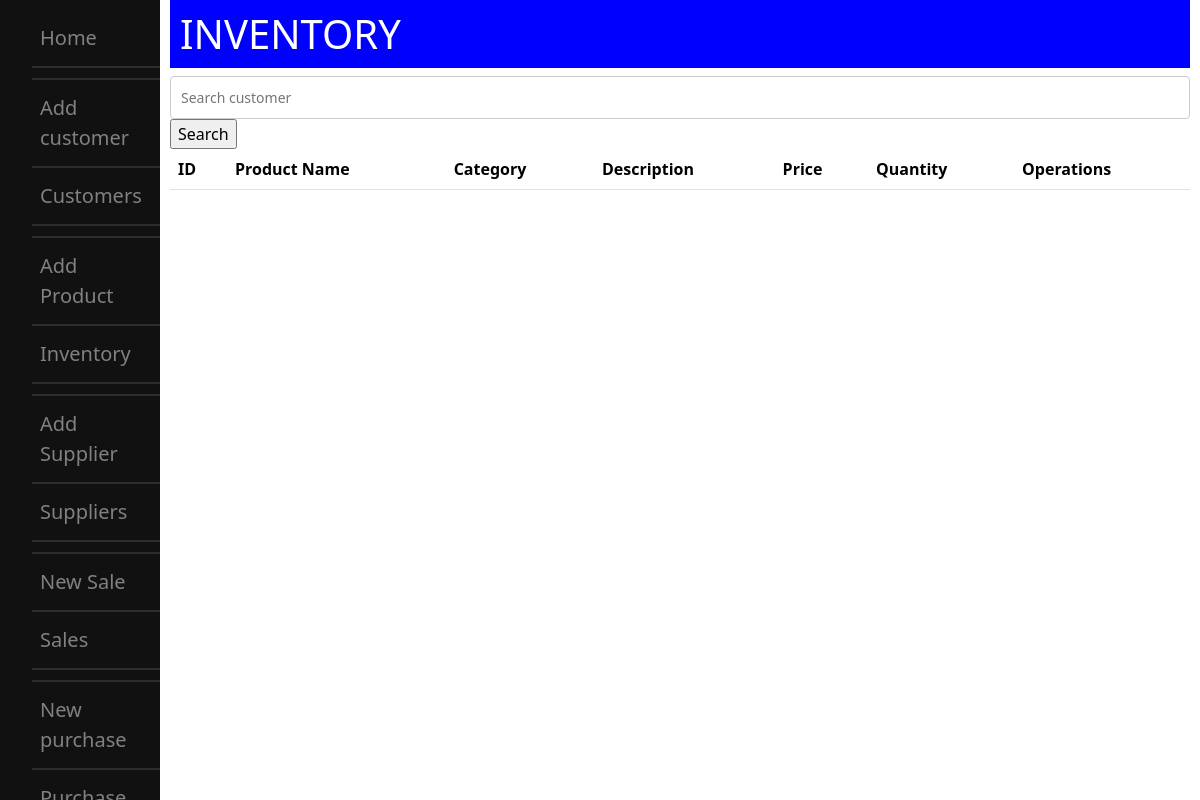
/product_list/ (signed in), run on an earlier commit of the app's database.
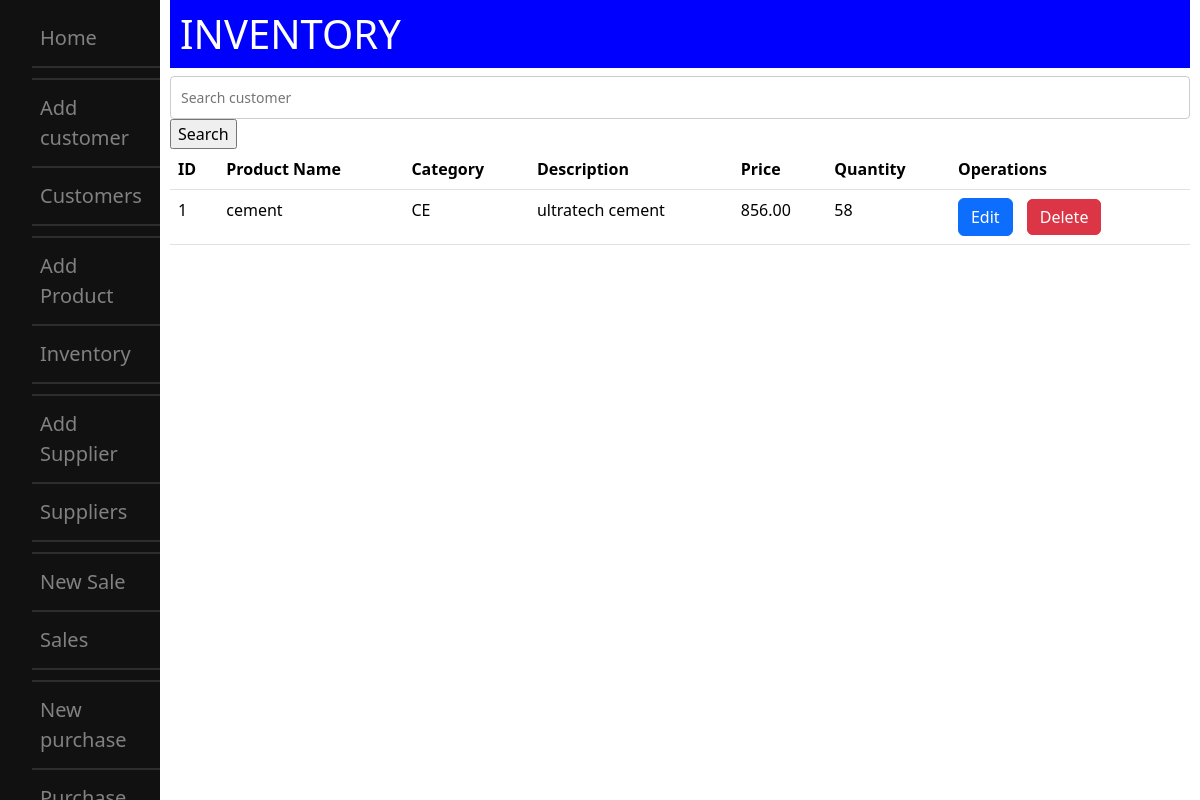
And on a later commit of the database.
### movies/models.py (models this page shows, shortened)
class Product(models.Model):
    CATEGORY_CHOICES = [
        ('CE', 'Cement'),
        ('HA', 'Hardware'),
        ('PA', 'Paint'),
        ('SB', 'Steel Bars'),
        ('SI', 'Steel Items'),
        ('PV', 'PVC'),
        ('EL', 'Electrical'),
    ]
    UNIT_CHOICES = [
        ('NU', 'NUMBER'),
        ('KG', 'KILOGRAMS'),
        ('LT', 'LITRE'),
        ('MT', 'METER'),
        ('PC', 'PIECE'),
    ]
    product_name = models.CharField(max_length=100, null=True)
    category = models.CharField(max_length=2, choices=CATEGORY_CHOICES, null=True)
    brand = models.CharField(max_length=100, null=True)
    price = models.DecimalField(max_digits=10, decimal_places=2, null=True)
    unit = models.CharField(max_length=20, choices=UNIT_CHOICES, null=True)
    quantity = models.IntegerField(null=True)
    hsn = models.CharField(max_length=20, null=True)
    description = models.TextField(null=True)
    product_date = models.DateField(default=date.today)
    exp_date = models.DateField(null=True)

### movies/views.py (the view)
# urls.py: path('product_list/', views.product_list, name='product_list'),
@login_required
def product_list(request):
    search = request.GET.get('search', '')
    products = Product.objects.filter(product_name__icontains=search)
    return render(request, 'product_list.html', {'products': products})

### templates/product_list.html (shortened to what this page needs)
{% extends 'base_layout.html' %}
{% block content %}
    <div class="main">
    <section id="content">
       <main>
            <main>
                <h1 class="title">INVENTORY</h1>
                <form method="get">
                    <input type="text" name="search" placeholder="Search customer" value="{{ request.GET.search|default:'' }}">
                    <input type="submit" value="Search">
                </form>
    <table class="table">
    <thead>
    <tr>
    <th scope="col" onclick="sortTable(0)">ID</th>
    <th scope="col" onclick="sortTable(1)">Product Name</th>
    <th scope="col" onclick="sortTable(2)">Category</th>
    <th scope="col" onclick="sortTable(3)">Description</th>
    <th scope="col" onclick="sortTable(4)">Price</th>
    <th scope="col" onclick="sortTable(5)">Quantity</th>
    <th scope="col">Operations</th>
    </tr>
    </thead>
    <tbody>
    {% for product in products %}
    <tr>
    <td>{{ product.id }}</td>
    <td>{{ product.product_name }}</td>
    <td>{{ product.category }}</td>
    <td>{{ product.description }}</td>
    <td>{{ product.price }}</td>
    <td>{{ product.quantity }}</td>
    <td>
    <a href="{% url 'product_edit' product.id %}" class="btn btn-primary">Edit</a>
    <a href="{%url 'product_edit' product.id %}" class="btn
    btn-danger" style="display: inline;">Delete</a>
    </td>
    </tr>
    {% endfor %}
    </tbody>
</table>
    {% endblock content %}

What changed in the data, as far as the page shows it:
added Product: id "1", product_name "cement", category "CE", description "ultratech cement", price "856.00", quantity "58"
